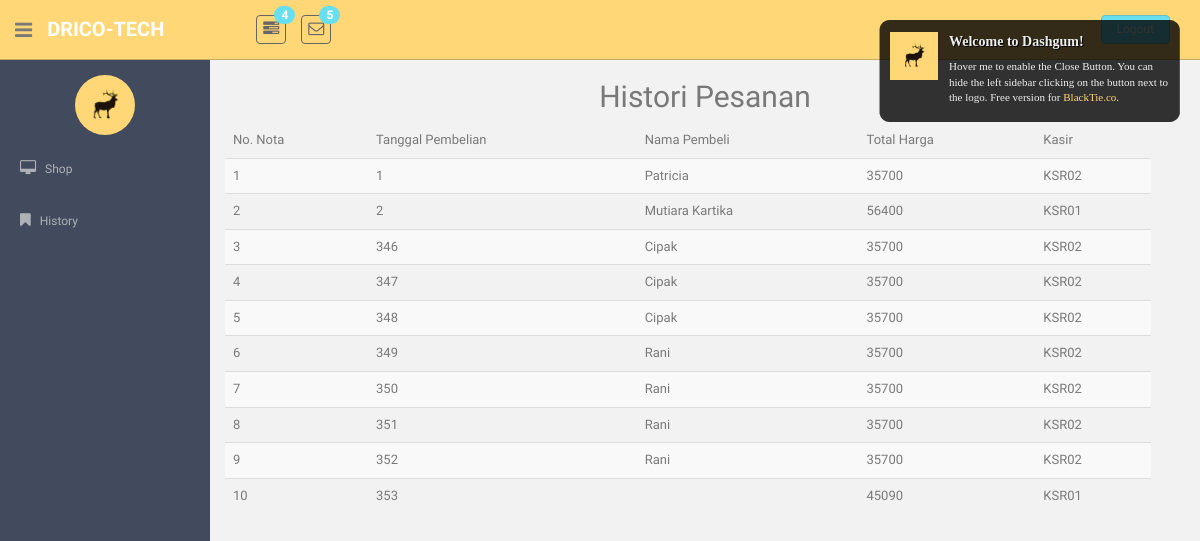
The page /index.php/pesanan on the database its author committed.
### tables this page shows
CREATE TABLE `transaksi` (
  `no_transaksi` int(4) NOT NULL,
  `tanggal_beli` date NOT NULL,
  `username` varchar(5) NOT NULL,
  `pembeli` varchar(100) NOT NULL,
  `total_harga` text NOT NULL
);

### application/controllers/Pesanan.php (called while the page is built, shortened)
<?php
class Pesanan extends CI_Controller {
	public function __construct()
	{
		$this->load->model('m_pesanan','psn');
	}
	public function index()
	{
		$data['judul']="Histori Pesanan";
		$data['tampil_pesanan']=$this->psn->tm_pesanan();
		$data['konten']="v_pesanan";
		$this->load->view('template', $data);
	}
}
?>

### index.php (called while the page is built, shortened)
<?php
require_once BASEPATH.'core/CodeIgniter.php';

### application/models/m_pesanan.php (called while the page is built, shortened)
<?php
class m_pesanan extends CI_Model {
	public function tm_pesanan()
	{
		$tm_pesanan=$this->db ->get('transaksi')
							  ->result();
		return $tm_pesanan;
	}
}

### application/views/v_pesanan.php (the view, shortened to what this page needs)
<h2 align="center">Histori Pesanan</h2>
<table id="example" class="table table-hover table-striped">
	<thead>
		<tr>
			<td>No. Nota</td>
			<td>Tanggal Pembelian</td>
			<td>Nama Pembeli</td>
			<td>Total Harga</td>
			<td>Kasir</td>
			<td></td>
		</tr>
	</thead>
	<tbody>
		<?php $no=0; foreach($tampil_pesanan as $psn):
		$no++; ?>
		<tr>
			<td><?= $no ?></td>
			<td><?= $psn->no_transaksi ?></td>
			<td><?= $psn->pembeli ?></td>
			<td><?= $psn->total_harga ?></td>
			<td><?= $psn->username ?></td>
		</tr>
	<?php endforeach ?>
	</tbody>
</table>

### application/views/template.php (shortened to what this page needs)
<!DOCTYPE html>
<html lang="en">
  <head>
    <link href="<?=base_url()?>assets/css/bootstrap.css" rel="stylesheet">
    <link href="<?=base_url()?>assets/font-awesome/css/font-awesome.css" rel="stylesheet" />
    <link rel="stylesheet" type="text/css" href="<?=base_url()?>assets/css/zabuto_calendar.css">
    <link rel="stylesheet" type="text/css" href="<?=base_url()?>assets/js/gritter/css/jquery.gritter.css" />
    <link rel="stylesheet" type="text/css" href="<?=base_url()?>assets/lineicons/style.css">
    <link href="<?=base_url()?>assets/css/style.css" rel="stylesheet">
    <link href="<?=base_url()?>assets/css/style-responsive.css" rel="stylesheet">
  </head>
  <body>
  <section id="container" >
      <header class="header black-bg">
              <div class="sidebar-toggle-box">
                  <div class="fa fa-bars tooltips" data-placement="right" data-original-title="Toggle Navigation"></div>
              </div>
            <a href="<?=base_url('index.php/mobil/dashboard')?>" class="logo"><b>DriCo-Tech</b></a>
            <div class="nav notify-row" id="top_menu">
                <ul class="nav top-menu">
                    <li class="dropdown">
                        <a data-toggle="dropdown" class="dropdown-toggle" href="index.html#">
                            <i class="fa fa-tasks"></i>
                            <span class="badge bg-theme">4</span>
                        </a>
                    </li>
                    <li id="header_inbox_bar" class="dropdown">
                        <a data-toggle="dropdown" class="dropdown-toggle" href="index.html#">
                            <i class="fa fa-envelope-o"></i>
                            <span class="badge bg-theme">5</span>
                        </a>
                    </li>
                </ul>
            </div>
            <div class="top-menu">
            	<ul class="nav pull-right top-menu">
                    <li>
                    <a class="logout" href="<?=base_url('index.php/user/logout')?>" onclick="return confirm('Logout Akun ?')">
                    </a>
                    </li>
            	</ul>
            </div>
        </header>
      <aside>
          <div id="sidebar"  class="nav-collapse ">
              <ul class="sidebar-menu" id="nav-accordion">
              	  <p class="centered"><a href="profile.html"><img src="<?=base_url()?>assets/img/ui-sam.jpg" class="img-circle" width="60"></a></p>
                  <li class="sub-menu">
                      <a href="<?=base_url('index.php/mobil/toko')?>" >
                          <i class="fa fa-desktop"></i>
                          <span>Shop</span>
                      </a>
                  </li>
                  <li class="sub-menu">
                      <a href="<?=base_url('index.php/pesanan')?>" >
                          <i class="fa fa-bookmark"></i>
                          <span>History</span>
                      </a>
                  </li>
              </ul>
          </div>
      </aside>
      <section id="main-content">
          <section class="wrapper">
          <?php
            $this->load->view($konten);
          ?>
          </section>
      </section>
  </section>
  </body>
</html>

### assets/css/style.css (style rules this page uses)
body { color: #797979; background: #f2f2f2; font-family: 'Ruda', sans-serif; padding: 0px !important; margin: 0px !important; font-size:13px; }
ul li { list-style: none; }
a, a:hover, a:focus { text-decoration: none; outline: none; }
#container { width: 100%; height: 100%; }
.bg-theme { background-color: #68dff0; }
.centered { text-align: center; }
ul.top-menu > li > .logout { color: #f2f2f2; font-size: 12px; border-radius: 4px; -webkit-border-radius: 4px; border: 1px solid #64c3c2 !important; padding: 5px 15px; margin-right: 15px; background: #68dff0; margin-top: 15px; }
#sidebar { width: 210px; height: 100%; position: fixed; background: #424a5d; }
#sidebar ul li { position: relative; }
ul.sidebar-menu , ul.sidebar-menu li ul.sub { margin: -2px 0 0; padding: 0; }
ul.sidebar-menu { margin-top: 75px; }
ul.sidebar-menu li { margin-bottom: 5px; margin-left:10px; margin-right:10px; }
ul.sidebar-menu li.sub-menu { line-height: 15px; }
ul.sidebar-menu li a span { display: inline-block; }
ul.sidebar-menu li a { color: #aeb2b7; text-decoration: none; display: block; padding: 15px 0 15px 10px; font-size: 12px; outline: none; -webkit-transition: all 0.3s ease; -moz-transition: all 0.3s ease; -o-transition: all 0.3s ease; -ms-transition: all 0.3s ease; transition: all 0.3s ease; }
ul.sidebar-menu li a i { font-size: 15px; padding-right: 6px; }
#main-content { margin-left: 210px; }
.header, .footer { min-height: 60px; padding: 0 15px; }
.header { position: fixed; left: 0; right: 0; z-index: 1002; }
.black-bg { background: #ffd777; border-bottom: 1px solid #c9aa5f; }
.wrapper { display: inline-block; margin-top: 60px; padding-left: 15px; padding-right: 15px; padding-bottom: 15px; padding-top: 0px; width: 100%; }
a.logo { font-size: 20px; color: #ffffff; float: left; margin-top: 15px; text-transform: uppercase; }
a.logo b { font-weight: 900; }
#top_menu .nav > li, ul.top-menu > li { float: left; }
.notify-row { float: left; margin-top: 15px; margin-left: 92px; }
ul.top-menu > li > a { color: #666666; font-size: 16px; border-radius: 4px; -webkit-border-radius: 4px; border:1px solid #666666 !important; padding: 2px 6px; margin-right: 15px; }
.notify-row .badge { position: absolute; right: -10px; top: -10px; z-index: 100; }
.sidebar-toggle-box { float: left; padding-right: 15px; margin-top: 20px; }
.sidebar-toggle-box .fa-bars { cursor: pointer; display: inline-block; font-size: 20px; }

### rows shown on the page
transaksi: no_transaksi "1", pembeli "Patricia", total_harga "35700", username "KSR02"
transaksi: no_transaksi "2", pembeli "Mutiara Kartika", total_harga "56400", username "KSR01"
transaksi: no_transaksi "346", pembeli "Cipak", total_harga "35700", username "KSR02"
transaksi: no_transaksi "347", pembeli "Cipak", total_harga "35700", username "KSR02"
transaksi: no_transaksi "348", pembeli "Cipak", total_harga "35700", username "KSR02"
transaksi: no_transaksi "349", pembeli "Rani", total_harga "35700", username "KSR02"
transaksi: no_transaksi "350", pembeli "Rani", total_harga "35700", username "KSR02"
transaksi: no_transaksi "351", pembeli "Rani", total_harga "35700", username "KSR02"
transaksi: no_transaksi "352", pembeli "Rani", total_harga "35700", username "KSR02"
transaksi: no_transaksi "353", total_harga "45090", username "KSR01"
